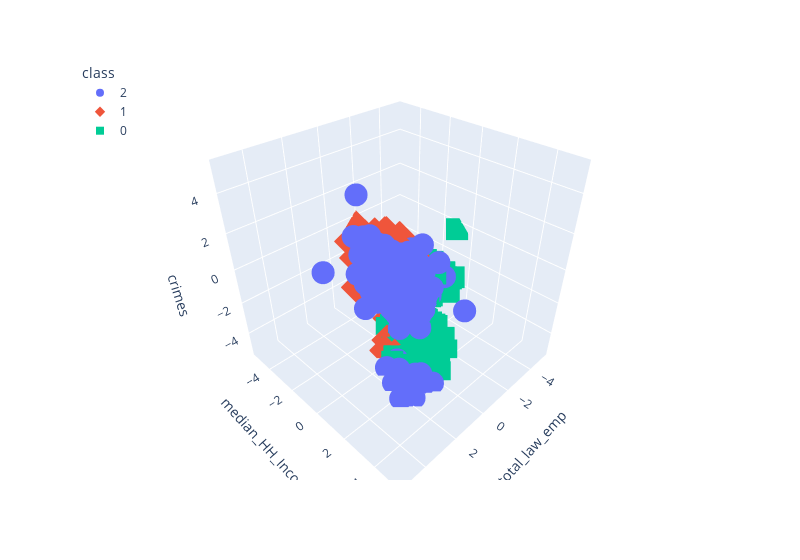

Notebook source saved alongside this figure:
### Code cell
# Plotting the clusters with three features
fig = px.scatter_3d(clusters_df, 
                    x="total_law_emp", 
#                     range_x=[min(clusters_df['total_law_emp']), max(clusters_df['total_law_emp'])/250],
                    y="median_HH_Income", 
                    z="crimes", 
                    color="class", 
                    symbol="class", 
#                     size="crime_to_pop_ratio",
                    width=800)
fig.update_layout(legend=dict(x=0,y=1))
fig.show()

### Figure 1 — Plotly figure (JSON) as saved in the notebook; plotly's stock layout.template omitted (floating-point values rounded to 4 significant figures; data arrays with more than 128 entries replaced by an {"elided": "..."} marker saying what was removed)
{"data": [{"hovertemplate": "class=2<br>total_law_emp=%{x}<br>median_HH_Income=%{y}<br>crimes=%{z}<extra></extra>", "legendgroup": "2", "marker": {"color": "#636efa", "symbol": "circle"}, "mode": "markers", "name": "2", "scene": "scene", "showlegend": true, "type": "scatter3d", "x": {"elided": "655 float values"}, "y": {"elided": "655 float values"}, "z": {"elided": "655 float values"}}, {"hovertemplate": "class=1<br>total_law_emp=%{x}<br>median_HH_Income=%{y}<br>crimes=%{z}<extra></extra>", "legendgroup": "1", "marker": {"color": "#EF553B", "symbol": "diamond"}, "mode": "markers", "name": "1", "scene": "scene", "showlegend": true, "type": "scatter3d", "x": {"elided": "791 float values"}, "y": {"elided": "791 float values"}, "z": {"elided": "791 float values"}}, {"hovertemplate": "class=0<br>total_law_emp=%{x}<br>median_HH_Income=%{y}<br>crimes=%{z}<extra></extra>", "legendgroup": "0", "marker": {"color": "#00cc96", "symbol": "square"}, "mode": "markers", "name": "0", "scene": "scene", "showlegend": true, "type": "scatter3d", "x": {"elided": "554 float values"}, "y": {"elided": "554 float values"}, "z": {"elided": "554 float values"}}], "layout": {"legend": {"title": {"text": "class"}, "tracegroupgap": 0, "x": 0, "y": 1}, "margin": {"t": 60}, "scene": {"domain": {"x": [0, 1], "y": [0, 1]}, "xaxis": {"title": {"text": "total_law_emp"}}, "yaxis": {"title": {"text": "median_HH_Income"}}, "zaxis": {"title": {"text": "crimes"}}}, "width": 800}}
